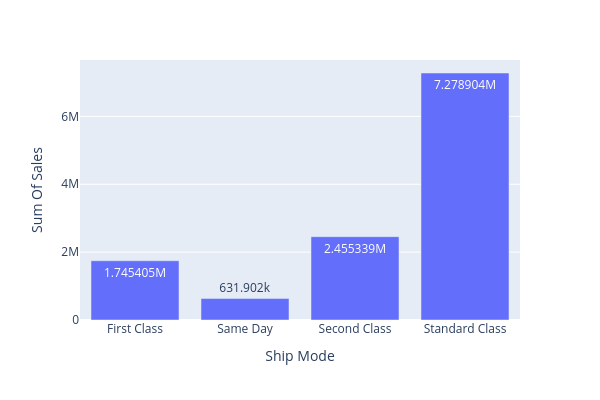

The notebook cell saved with this chart:
### Code cell
# count of ship mode vs sum of sales
ship_sales_df = df.groupby('Ship Mode')['Sales'].sum().reset_index(name='Sum Of Sales')
ship_sales_df['Sum Of Sales'] = ship_sales_df['Sum Of Sales'].round().astype(int)
print(ship_sales_df)

# Show Bar Plot
bar_plot(ship_sales_df["Ship Mode"],
         ship_sales_df["Sum Of Sales"], 
         'Ship Mode', 
         'Sum Of Sales')

### Figure 1 — Plotly figure (JSON) as saved in the notebook; plotly's stock layout.template omitted (floating-point values rounded to 4 significant figures)
{"data": [{"alignmentgroup": "True", "hovertemplate": "Ship Mode=%{x}<br>Sum Of Sales=%{y}<extra></extra>", "legendgroup": "", "marker": {"color": "#636efa", "pattern": {"shape": ""}}, "name": "", "offsetgroup": "", "orientation": "v", "showlegend": false, "textposition": "auto", "texttemplate": "%{y}", "type": "bar", "x": ["First Class", "Same Day", "Second Class", "Standard Class"], "xaxis": "x", "y": [1745405, 631902, 2455339, 7278904], "yaxis": "y"}], "layout": {"barmode": "relative", "height": 400, "legend": {"tracegroupgap": 0}, "margin": {"t": 60}, "width": 600, "xaxis": {"anchor": "y", "domain": [0, 1], "title": {"text": "Ship Mode"}}, "yaxis": {"anchor": "x", "domain": [0, 1], "title": {"text": "Sum Of Sales"}}}}
